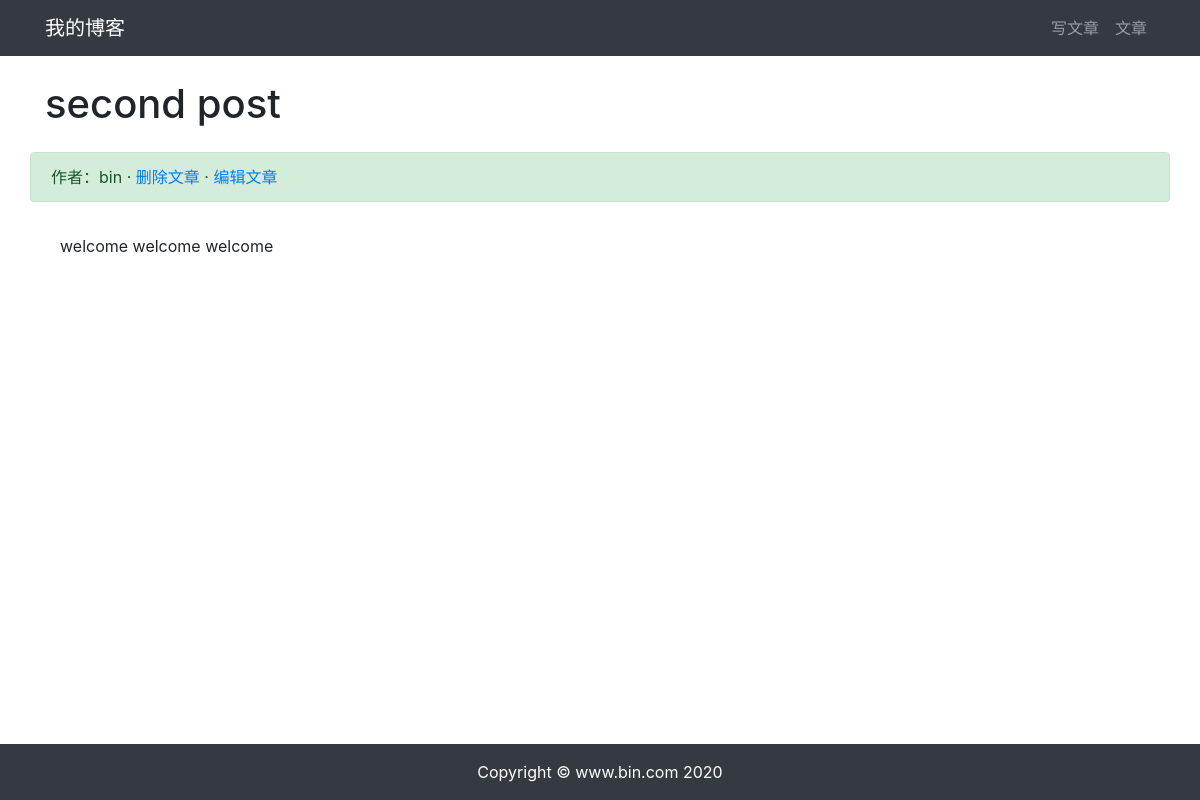
Page /article/article-detail/2/ on the committed database.
### article/models.py (models this page shows, shortened)
class ArticlePost(models.Model):
    author = models.ForeignKey(User, on_delete=models.CASCADE)
    title = models.CharField(max_length=100)
    body = models.TextField()
    created = models.DateTimeField(default=timezone.now)
    updated = models.DateTimeField(auto_now=True)
    class Meta:
        ordering = ('-created',)

### article/views.py (the view)
# urls.py: path('article-detail/<int:id>/', views.article_detail, name='article_detail'),
def article_detail(request, id):
    article = ArticlePost.objects.get(id=id)
    article.body = markdown.markdown(article.body,
        extensions=[
        'markdown.extensions.extra',
        'markdown.extensions.codehilite',
        ])
    context = { 'article': article }
    return render(request, 'article/detail.html', context)

### templates/article/detail.html (shortened to what this page needs)
{% extends "base.html" %}
{% load static %}
{% block content %}
<div class="container">
    <div class="row">
        <h1 class="col-12 mt-4 mb-4">{{ article.title }}</h1>
        <div class="col-12 alert alert-success">
            作者：{{ article.author }}
             · <a href="#" onclick="confirm_safe_delete()">删除文章</a>
             · <a href="{% url 'article:article_update' article.id %}">编辑文章</a>
        </div>
    </div>
    <div class="col-12">
        <p>{{ article.body|safe}}</p>
    </div>
    </div>
{% endblock content %}

### rows in the picture
ArticlePost: title "second post", author "bin", body "welcome welcome welcome"
